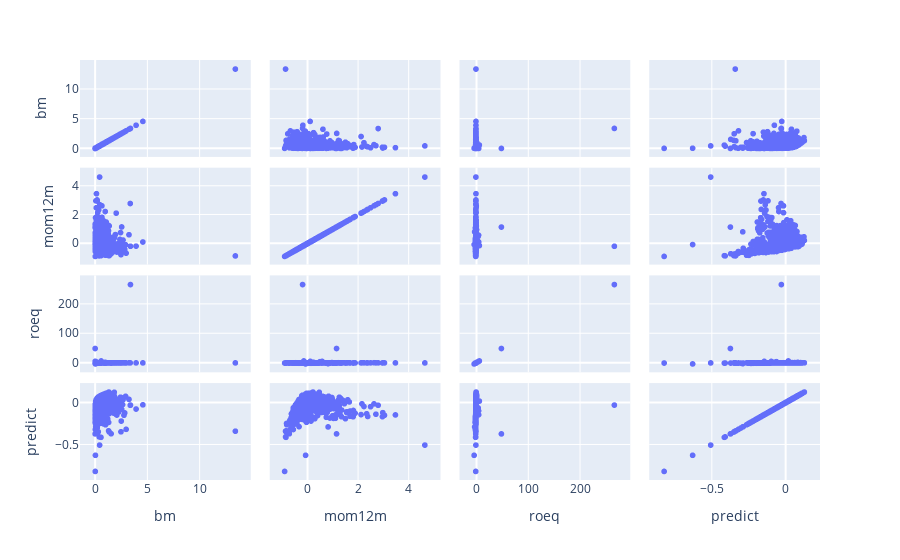

The notebook cell this image was saved under:
### Markdown cell above
#### Untransformed features

### Code cell
cd = np.empty(shape=(df.shape[0], 3, 1), dtype=float)
cd[:, 0] = df.bm.to_numpy().reshape(-1, 1)
cd[:, 1] = df.mom12m.to_numpy().reshape(-1, 1)
cd[:, 2] = df.roeq.to_numpy().reshape(-1, 1)
string = """
    %{text}<br>
    bm = %{customdata[0]:.2}<br>
    mom12m = %{customdata[1]:.2}<br>
    roeq = %{customdata[2]:.2}<extra></extra>
    """
    
fig = px.scatter_matrix(df[["bm", "mom12m", "roeq", "predict"]])
fig.update_traces(
    text=df.index.to_list(),
    customdata=cd,
    hovertemplate=string,
)
fig.show()

### Figure 1 — Plotly figure (JSON) as saved in the notebook; plotly's stock layout.template omitted (floating-point values rounded to 4 significant figures; data arrays with more than 128 entries replaced by an {"elided": "..."} marker saying what was removed)
{"data": [{"customdata": {"elided": "1844x3x1 float values"}, "dimensions": [{"axis": {"matches": true}, "label": "bm", "values": {"elided": "1844 float values"}}, {"axis": {"matches": true}, "label": "mom12m", "values": {"elided": "1844 float values"}}, {"axis": {"matches": true}, "label": "roeq", "values": {"elided": "1844 float values"}}, {"axis": {"matches": true}, "label": "predict", "values": {"elided": "1844 float values"}}], "hovertemplate": "\n    %{text}<br>\n    bm = %{customdata[0]:.2}<br>\n    mom12m = %{customdata[1]:.2}<br>\n    roeq = %{customdata[2]:.2}<extra></extra>\n    ", "legendgroup": "", "marker": {"color": "#636efa", "symbol": "circle"}, "name": "", "showlegend": false, "text": {"elided": "1844 str values"}, "type": "splom"}], "layout": {"dragmode": "select", "legend": {"tracegroupgap": 0}, "margin": {"t": 60}}}
